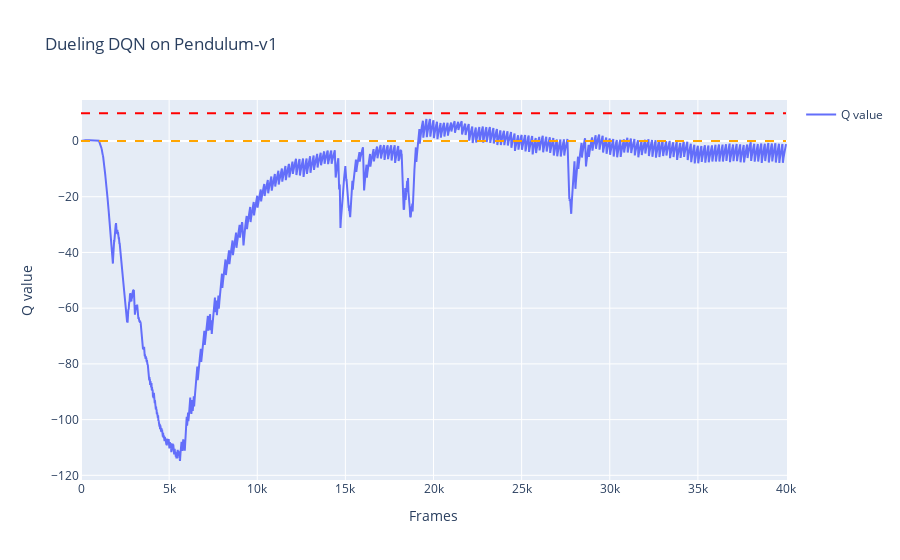

The notebook cell saved with this chart:
### Code cell
import plotly.graph_objects as go
import pandas as pd
df = pd.read_csv('DuelingDQN_mv_returns_data.csv')  # 从 CSV 文件中读取数据
fig = go.Figure()
fig.add_trace(go.Scatter(x=df['Frames'], y=df['Q value'], mode='lines', name='Q value'))

# 添加水平线 y=0
fig.add_shape(type='line',
              x0=df['Frames'].min(), x1=df['Frames'].max(),
              y0=0, y1=0,
              line=dict(color='orange', dash='dash'))

# 添加水平线 y=10
fig.add_shape(type='line',
              x0=df['Frames'].min(), x1=df['Frames'].max(),
              y0=10, y1=10,
              line=dict(color='red', dash='dash'))

fig.update_layout(
    title='Dueling DQN on Pendulum-v1',
    xaxis_title='Frames',
    yaxis_title='Q value',
    showlegend=True
)
fig.show()

### Figure 1 — Plotly figure (JSON) as saved in the notebook; plotly's stock layout.template omitted (floating-point values rounded to 4 significant figures; data arrays with more than 128 entries replaced by an {"elided": "..."} marker saying what was removed)
{"data": [{"mode": "lines", "name": "Q value", "type": "scatter", "x": {"elided": "40000 int values"}, "y": {"elided": "40000 float values"}}], "layout": {"shapes": [{"line": {"color": "orange", "dash": "dash"}, "type": "line", "x0": 0, "x1": 39999, "y0": 0, "y1": 0}, {"line": {"color": "red", "dash": "dash"}, "type": "line", "x0": 0, "x1": 39999, "y0": 10, "y1": 10}], "showlegend": true, "title": {"text": "Dueling DQN on Pendulum-v1"}, "xaxis": {"title": {"text": "Frames"}}, "yaxis": {"title": {"text": "Q value"}}}}
